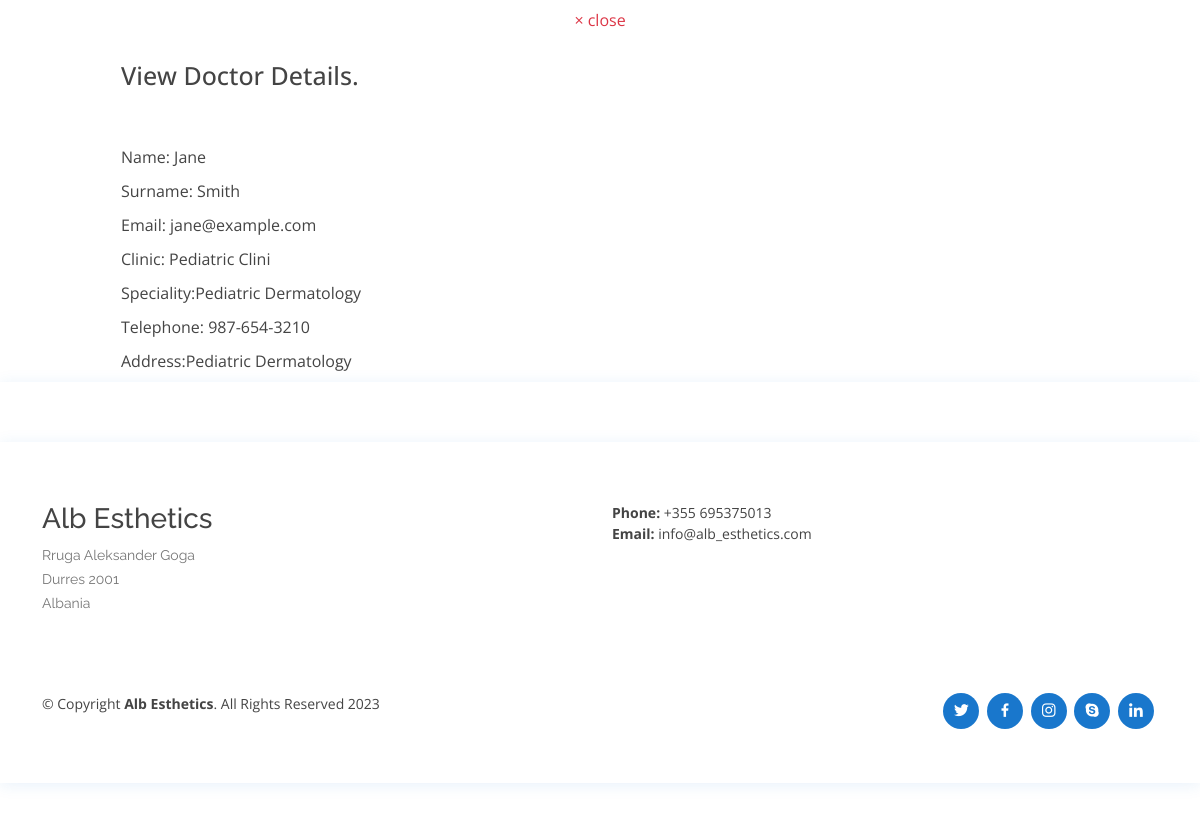
The app's page /views/doctor.php?action=view&id=14 (signed in) with its own data.
### tables this page shows
CREATE TABLE `doctor` (
  `id` int(11) NOT NULL,
  `name` varchar(50) NOT NULL,
  `surname` varchar(50) NOT NULL,
  `docclinic` varchar(15) NOT NULL,
  `country` varchar(255) NOT NULL,
  `city` varchar(255) NOT NULL,
  `address` varchar(100) NOT NULL,
  `specialties` varchar(50) NOT NULL,
  `telephone` varchar(15) NOT NULL,
  `department` varchar(50) NOT NULL
);

CREATE TABLE `user` (
  `id` int(11) NOT NULL,
  `email` varchar(255) NOT NULL,
  `password` varchar(255) NOT NULL,
  `usertype` enum('a','d','p') NOT NULL
);

CREATE TABLE `specialties` (
  `id` int(2) NOT NULL,
  `sname` varchar(50) DEFAULT NULL
);

### db/DbConfig.php (called while the page is built, shortened)
<?php
class DbConfig
{
    private static $connection;
    public static function getConnection()
    {
        if (!self::$connection) {
            self::$connection = new mysqli('127.0.0.1', 'root', '', 'alb_esthetics');
        }
        return self::$connection;
    }
}
?>

### services/userService.php (called while the page is built, shortened)
<?php
require_once __DIR__ . '/../db/DbConfig.php';
class UserService
{
    private $db;
    public function __construct()
    {
        $this->db = DbConfig::getConnection();
    }
    public function getUser($id)
    {
        $sql = "SELECT * FROM user WHERE id = ?";
        $stmt = $this->db->prepare($sql);
        $stmt->bind_param("i", $id);
        $stmt->execute();
        $result = $stmt->get_result();
        if ($result->fetch_assoc()["usertype"] == 'd') {
            return $this->db->query("SELECT doctor.* ,user.* FROM doctor
                             INNER JOIN user ON doctor.id = user.id
                             WHERE user.id='$id';");
        } else {
            return $this->db->query("SELECT patient.* ,user.* FROM patient
                             INNER JOIN user ON patient.id = user.id
                             WHERE user.id='$id';");
        }
    }
    public function getDoctorByEmail($email)
    {
        return $this->db->query("SELECT doctor.* ,user.* FROM doctor
                             INNER JOIN user ON doctor.id = user.id
                             WHERE user.email='$email';");
    }
    public function getSpecialitieById($id)
    {
        return $this->db->query("SELECT * FROM specialties where id='$id';");
    }
}
?>

### views/doctor.php (the view, shortened to what this page needs)
<!DOCTYPE html>
<html lang="en">
<head>
    <link href="../assets/vendor/fontawesome-free/css/all.min.css" rel="stylesheet">
    <link href="../assets/vendor/animate.css/animate.min.css" rel="stylesheet">
    <link href="../assets/vendor/bootstrap/css/bootstrap.min.css" rel="stylesheet">
    <link href="../assets/vendor/bootstrap-icons/bootstrap-icons.css" rel="stylesheet">
    <link href="../assets/vendor/boxicons/css/boxicons.min.css" rel="stylesheet">
    <link href="../assets/vendor/glightbox/css/glightbox.min.css" rel="stylesheet">
    <link href="../assets/vendor/remixicon/remixicon.css" rel="stylesheet">
    <link href="../assets/vendor/swiper/swiper-bundle.min.css" rel="stylesheet">
    <link href="../assets/css/style.css" rel="stylesheet">
    <link href="../assets/css/adm.css" rel="stylesheet">
</head>
<body>
<?php
require_once __DIR__ . '/../services/userService.php';
$userService = new UserService();
if ($_GET) {
    $id = $_GET["id"];
    $user = $userService->getUser($id)->fetch_assoc();
    $doctorByEmail = $userService->getDoctorByEmail($user["email"]);
    $row = $doctorByEmail->fetch_assoc();
    $name = $row["name"];
    $surname = $row["surname"];
    $email = $row["email"];
    $spe = $row["specialties"];
    $spcil_name = $userService->getSpecialitieById($spe)->fetch_assoc()["sname"];
    $clinic = $row['docclinic'];
    $tele = $row['telephone'];
} else header('Location: ./doctors.php');
?>
<center>
    <a class="close text-danger" href="<?php
    if ($_SESSION['usertype'] == "a") {
        echo "admin/doctors.php";
    } elseif ($_SESSION['usertype'] == "p") {
        echo "patient/patients.php";
    } else {
        echo "../";
    }
    ?>">&times; close</a>
    <div class="content">
<br>
    </div>
    <div style="display: flex;justify-content: center;">
        <table width="80%" class="sub-table scrolldown add-doc-form-container"
        <tr>
            <td>
                <p style="padding: 0;margin: 0;text-align: left;font-size: 25px;font-weight: 500;">View Doctor
                    Details.</p><br><br>
            </td>
        <tr>
            <td class="label-td" colspan="2">
                <label for="name" class="form-label">Name: <?php echo $name ?></label>
            </td>
        </tr>
        <tr>
            <td class="label-td" colspan="2">
                <label for="spec" class="form-label">Surname: <?php echo $surname ?></label>
            </td>
        </tr>
        <tr>
            <td class="label-td" colspan="2">
                <label for="Email" class="form-label">Email: <?php echo $email ?></label>
            </td>
        </tr>
        <tr>
            <td class="label-td" colspan="2">
                <label for="nic" class="form-label">Clinic: <?php echo $clinic ?></label>
            </td>
        </tr>
        <tr>
            <td class="label-td" colspan="2">
                <label for="nic" class="form-label">Speciality:<?php echo $spcil_name ?> </label>
            </td>
        </tr>
        <tr>
            <td class="label-td" colspan="2">
                <label for="Tele" class="form-label">Telephone: <?php echo $tele ?> </label>
            </td>
        </tr>
        <tr>
            <td class="label-td" colspan="2">
                <label for="spec" class="form-label">Address:<?php echo $spcil_name ?> </label>
            </td>
        </tr>
        </table>
    </div>
</center>
<?php
include("./pages/footer.php");
?>
</body>
</html>

### assets/css/style.css (style rules this page uses)
body { font-family: "Open Sans", sans-serif; color: #444444; }
a { color: #1977cc; text-decoration: none; }

### records on screen
doctor: name "Jane", surname "Smith", id.email "jane@example.com", docclinic "Pediatric Clini", specialties.sname "Pediatric Dermatology", telephone "987-654-3210"
